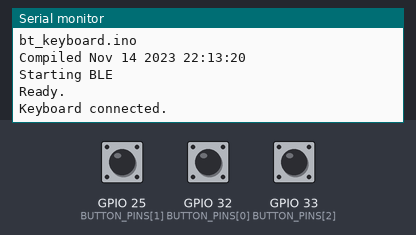
A sketch run on a simulated ESP32. Parts: the last lines printed to the serial monitor. Inputs (shaded band) come from the test bench; at power-on: GPIO 25 (BUTTON_PINS[1]) HIGH, GPIO 32 (BUTTON_PINS[0]) HIGH, GPIO 33 (BUTTON_PINS[2]) HIGH. USB keyboard and mouse output is not drawn.

Above: at 1.2 s.
1.3 s: GPIO 25 (BUTTON_PINS[1]) pulled LOW for 0.15 s
At 1.9 s:
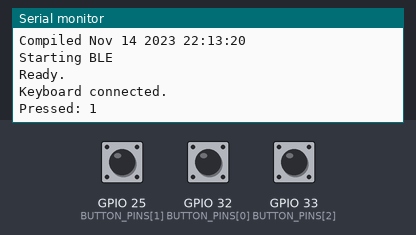
2.9 s: GPIO 32 (BUTTON_PINS[0]) pulled LOW for 0.15 s
At 4.1 s:
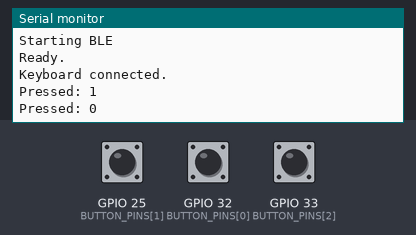
4.5 s: GPIO 33 (BUTTON_PINS[2]) pulled LOW for 0.15 s
At 5.6 s:
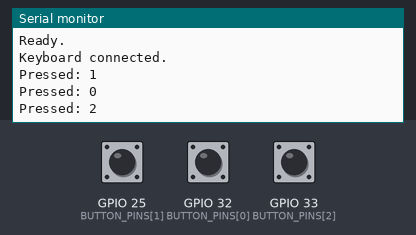

The sketch:

bt_keyboard.ino
```cpp
/**
 * Turn the ESP32 into a Bluetooth LE keyboard and
 * sends ctrl+# clicks when buttons are pressed.
 * Handle appropriately on the computer, if you want to do something with that.
 */

#include <BleKeyboard.h>

// pick a name for your keyboard
BleKeyboard bleKeyboard("MeetBoard");

// number of buttons you have &
// the pins where you have buttons connected (on ESP32, must be <34)
#define NUM_BUTTONS 3
const int BUTTON_PINS[] = {32, 25, 33};

// global variables because why not
uint32_t button_press_wait_until = 0;
bool button_is_pressed = false;
bool keyboard_connected = false;
#define DEBOUNCE_TIME 500

void setup() {
  Serial.begin(115200);
  // Some info so that you know which version you're running
  Serial.println(__FILE__);
  Serial.print("Compiled "); Serial.print(__DATE__); Serial.print(" "); Serial.println(__TIME__);

  Serial.println("Starting BLE");
  bleKeyboard.begin();

  // set up button pins as digital inputs with pull-up resistors enabled
  // on ESP32, only works for pins <34
  for (int i=0; i<NUM_BUTTONS; i++) pinMode(BUTTON_PINS[i], INPUT_PULLUP);

  Serial.println("Ready.");
}

void loop() {
  if(bleKeyboard.isConnected()) {

    // check to see if we're now connected to the computer
    if (!keyboard_connected) {
      Serial.println("Keyboard connected.");
      keyboard_connected=true;
    }

    // check if any of the buttons are pressed. one at a time, please.
    int button_nr = -1;
    for (int i=0; i<NUM_BUTTONS; i++) {
      if (digitalRead(BUTTON_PINS[i]) == 0) button_nr = i;
    }

    if (button_nr != -1) {
      if ((!button_is_pressed) && (millis()>button_press_wait_until)) {
        button_is_pressed = true;
        button_press_wait_until = millis() + DEBOUNCE_TIME;

        Serial.print("Pressed: "); Serial.print(button_nr); Serial.println();

        // send ctrl + button-number to computer
        bleKeyboard.press(KEY_LEFT_CTRL);
        bleKeyboard.write(0x31 + button_nr); // sends ^1, ^2, ^3, etc.
        delay(100);
        bleKeyboard.releaseAll();

      } // else skip (it's still pressed from before)
    } else {
      if (button_is_pressed) button_is_pressed = false;
    }
  } else {
    if (keyboard_connected) {
      // looks like we lost the computer. bummer. will try reconnecting.
      Serial.println("Keyboard disconnected.");
      keyboard_connected=false;
    }
    Serial.println("Waiting for connection ...");
    delay(500);
  }
}

// EOF
```

Measured:
- after the input at 1.3 s, the serial monitor: prints a new line at once (image 1)
- after the input at 2.9 s, the serial monitor: prints a new line at once (image 2)
- after the input at 4.5 s, the serial monitor: prints a new line at once (image 3)
